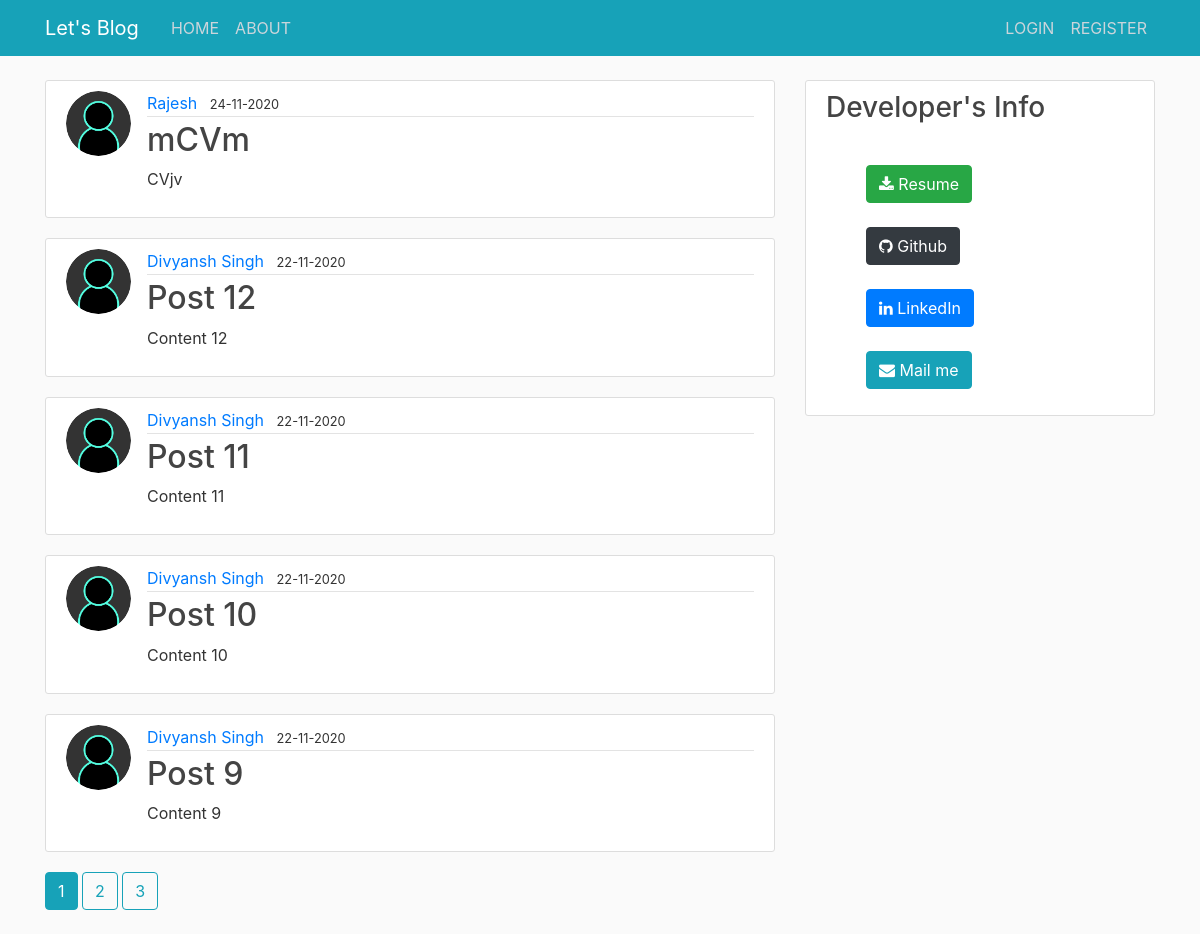
Page /home on the earlier database version.
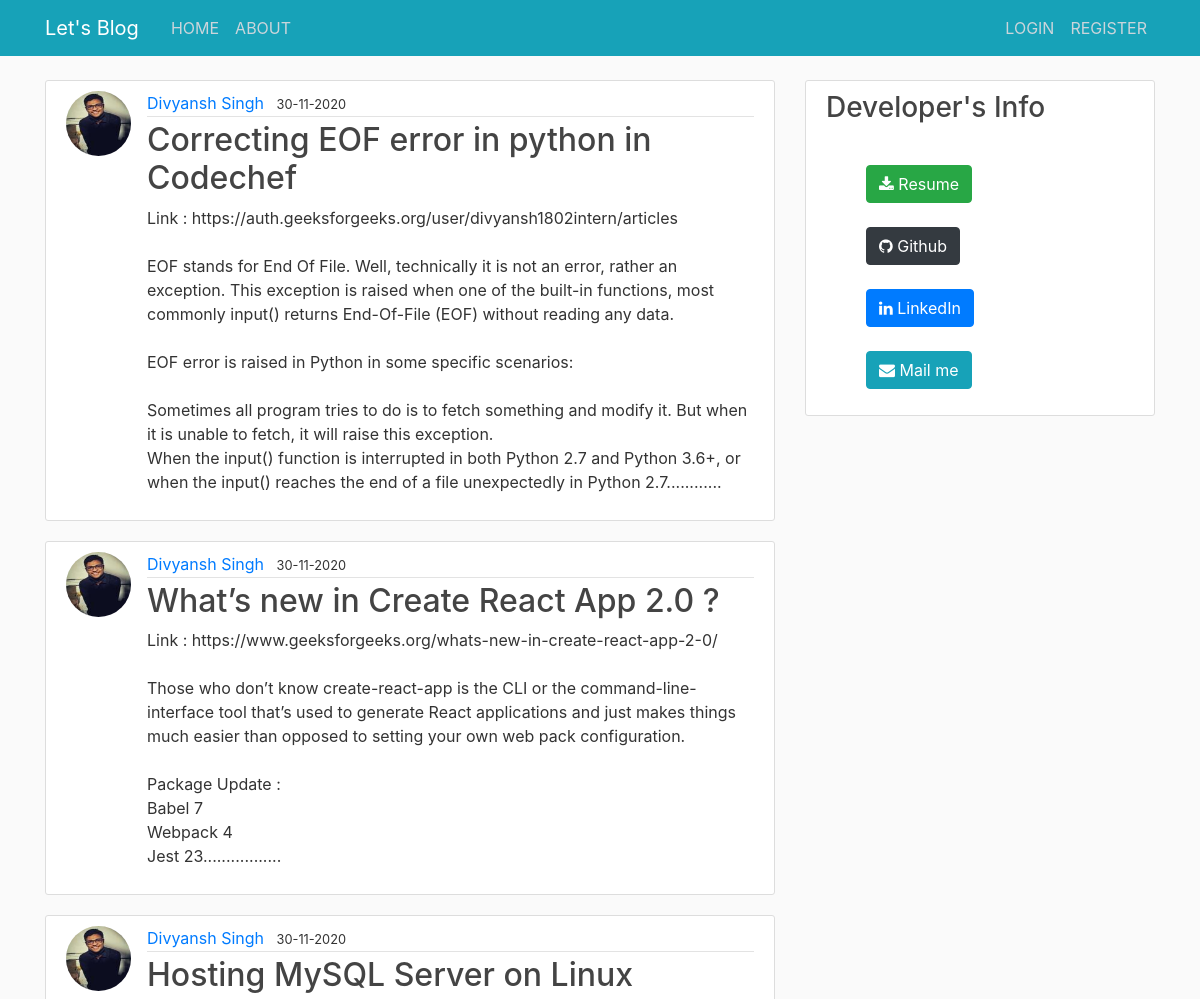
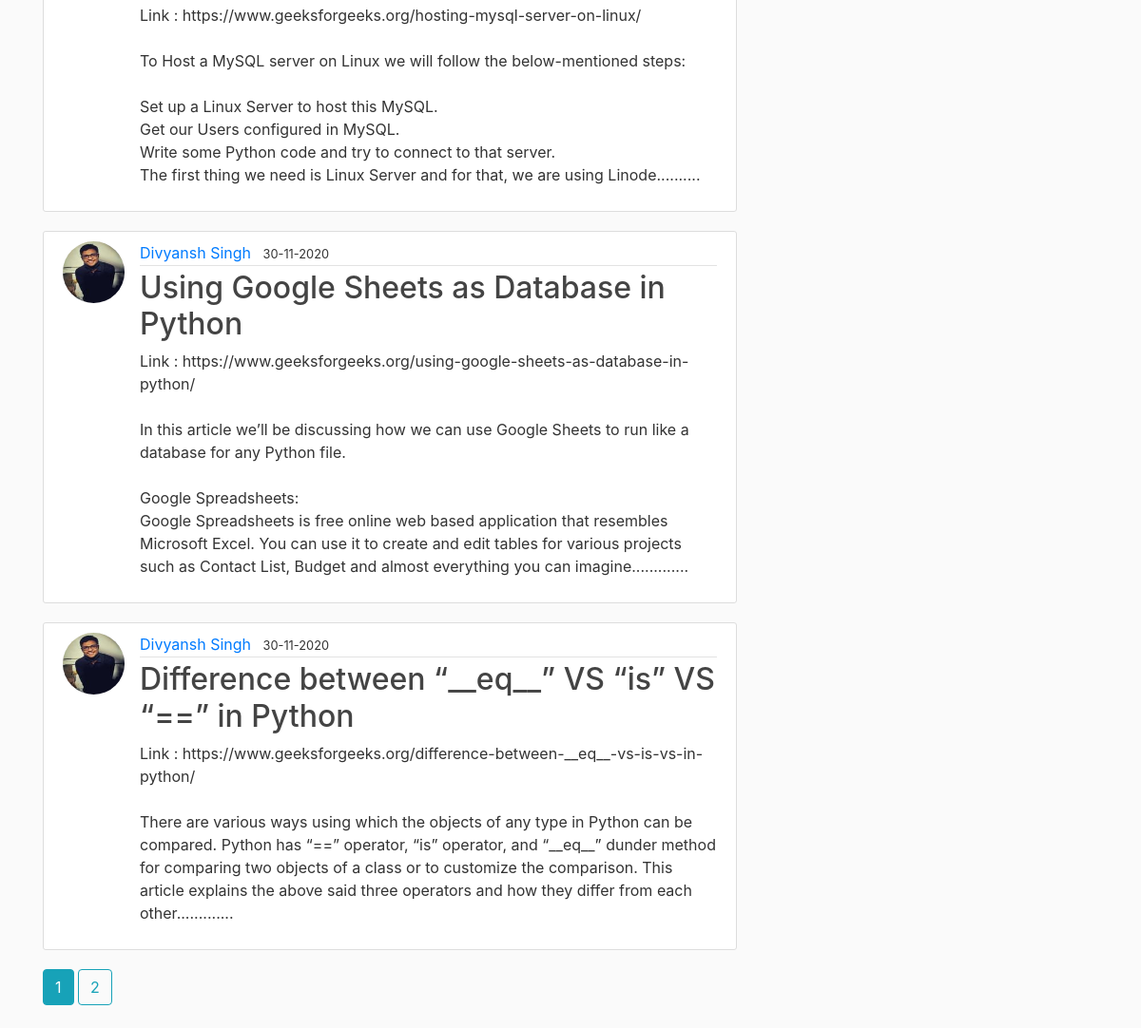
Same page on the later database version (2 pictures, top to bottom).
### flaskblog/models.py (models this page shows, shortened)
class Post(db.Model):
    id = db.Column(db.Integer, primary_key=True)
    title = db.Column(db.String(100), nullable=False)
    date_posted = db.Column(db.DateTime, nullable=False, default=datetime.utcnow)
    content = db.Column(db.Text, nullable=False)
    user_id = db.Column(db.Integer, db.ForeignKey('user.id'), nullable=False)

class User(db.Model, UserMixin):
    id = db.Column(db.Integer, primary_key=True)
    username = db.Column(db.String(10), unique=True, nullable=False)
    email = db.Column(db.String(120), unique=True, nullable=False)
    image_file = db.Column(db.String(20), nullable=False, default='default.jpg')
    password = db.Column(db.String(60), nullable=False)
    posts = db.relationship('Post', backref='author', lazy=True)

### flaskblog/main/routes.py (the view)
@main.route("/")
@main.route("/home")
def home():
    page = request.args.get('page', 1, type=int)
    posts = Post.query.order_by(Post.date_posted.desc()).paginate(page=page, per_page=5)
    return render_template('home.html',posts=posts)

### flaskblog/templates/home.html
{% extends "layout.html" %} {% block content %} {% for post in posts.items %}
<article class="media content-section">
  <img
    class="rounded-circle article-img"
    src="{{url_for('static',filename='profile_pics/'+post.author.image_file)}}"
  />
  <div class="media-body">
    <div class="article-metadata">
      <a
        href="{{ url_for('users.user_posts', username=post.author.username) }}"
        class="mr-2"
        >{{post.author.username}}</a
      >
      <small class="test-muted"
        >{{post.date_posted.strftime('%d-%m-%Y')}}</small
      >
    </div>
    <h2>
      <a
        href="{{ url_for('posts.post', post_id=post.id) }}"
        class="article-title"
        >{{post.title}}</a
      >
    </h2>
    <p class="article-content">{{post.content}}</p>
  </div>
</article>
{% endfor %} {% for page_num in posts.iter_pages(left_edge=1, right_edge=1,
left_current=1, right_current=2) %} {% if page_num %} {% if posts.page ==
page_num %}
<a class="btn btn-info mb-4" href="{{ url_for('main.home', page=page_num) }}"
  >{{ page_num }}</a
>
{% else %}
<a
  class="btn btn-outline-info mb-4"
  href="{{ url_for('main.home', page=page_num) }}"
  >{{ page_num }}</a
>
{% endif %} {% else %} ... {% endif %} {% endfor %} {% endblock content %}

Differences in the rows shown:
removed Post: image_file (placeholder picture), author.username "Rajesh", date_posted "24-11-2020", title "mCVm", content "CVjv"
removed Post: image_file (placeholder picture), author.username "Divyansh Singh", date_posted "22-11-2020", title "Post 12", content "Content 12"
removed Post: image_file (placeholder picture), author.username "Divyansh Singh", date_posted "22-11-2020", title "Post 11", content "Content 11"
removed Post: image_file (placeholder picture), author.username "Divyansh Singh", date_posted "22-11-2020", title "Post 10", content "Content 10"
removed Post: image_file (placeholder picture), author.username "Divyansh Singh", date_posted "22-11-2020", title "Post 9", content "Content 9"
now on this page (row edited): Post: image_file (picture), author.username "Divyansh Singh", date_posted "30-11-2020", title "Correcting EOF error in python in Codechef", content "Link : https://auth.geeksforgeeks.org/user/divyansh1802intern/articles EOF stands for End Of File. Well, technically it is not an error, rather an exception. This exception is raised when one of the built-in functions, most commonly input() returns End-Of-File (EOF) without reading any data. EOF error is raised in Python in some specific scenarios: Sometimes all program tries to do is to fetch something and modify it. But when it is unable to fetch, it will raise this exception. When the input() function is interrupted in both Python 2.7 and Python 3.6+, or when the input() reaches the end of a file unexpectedly in Python 2.7............"
now on this page (row edited): Post: image_file (picture), author.username "Divyansh Singh", date_posted "30-11-2020", title "What’s new in Create React App 2.0 ?", content "Link : https://www.geeksforgeeks.org/whats-new-in-create-react-app-2-0/ Those who don’t know create-react-app is the CLI or the command-line-interface tool that’s used to generate React applications and just makes things much easier than opposed to setting your own web pack configuration. Package Update : Babel 7 Webpack 4 Jest 23................."
now on this page (row edited): Post: image_file (picture), author.username "Divyansh Singh", date_posted "30-11-2020", title "Hosting MySQL Server on Linux", content "Link : https://www.geeksforgeeks.org/hosting-mysql-server-on-linux/ To Host a MySQL server on Linux we will follow the below-mentioned steps: Set up a Linux Server to host this MySQL. Get our Users configured in MySQL. Write some Python code and try to connect to that server. The first thing we need is Linux Server and for that, we are using Linode.........."
now on this page (row edited): Post: image_file (picture), author.username "Divyansh Singh", date_posted "30-11-2020", title "Using Google Sheets as Database in Python", content "Link : https://www.geeksforgeeks.org/using-google-sheets-as-database-in-python/ In this article we’ll be discussing how we can use Google Sheets to run like a database for any Python file. Google Spreadsheets: Google Spreadsheets is free online web based application that resembles Microsoft Excel. You can use it to create and edit tables for various projects such as Contact List, Budget and almost everything you can imagine............."
now on this page (row edited): Post: image_file (picture), author.username "Divyansh Singh", date_posted "30-11-2020", title "Difference between “__eq__” VS “is” VS “==” in Python", content "Link : https://www.geeksforgeeks.org/difference-between-__eq__-vs-is-vs-in-python/ There are various ways using which the objects of any type in Python can be compared. Python has “==” operator, “is” operator, and “__eq__” dunder method for comparing two objects of a class or to customize the comparison. This article explains the above said three operators and how they differ from each other............."
Other differences:
list line gone: "3"
